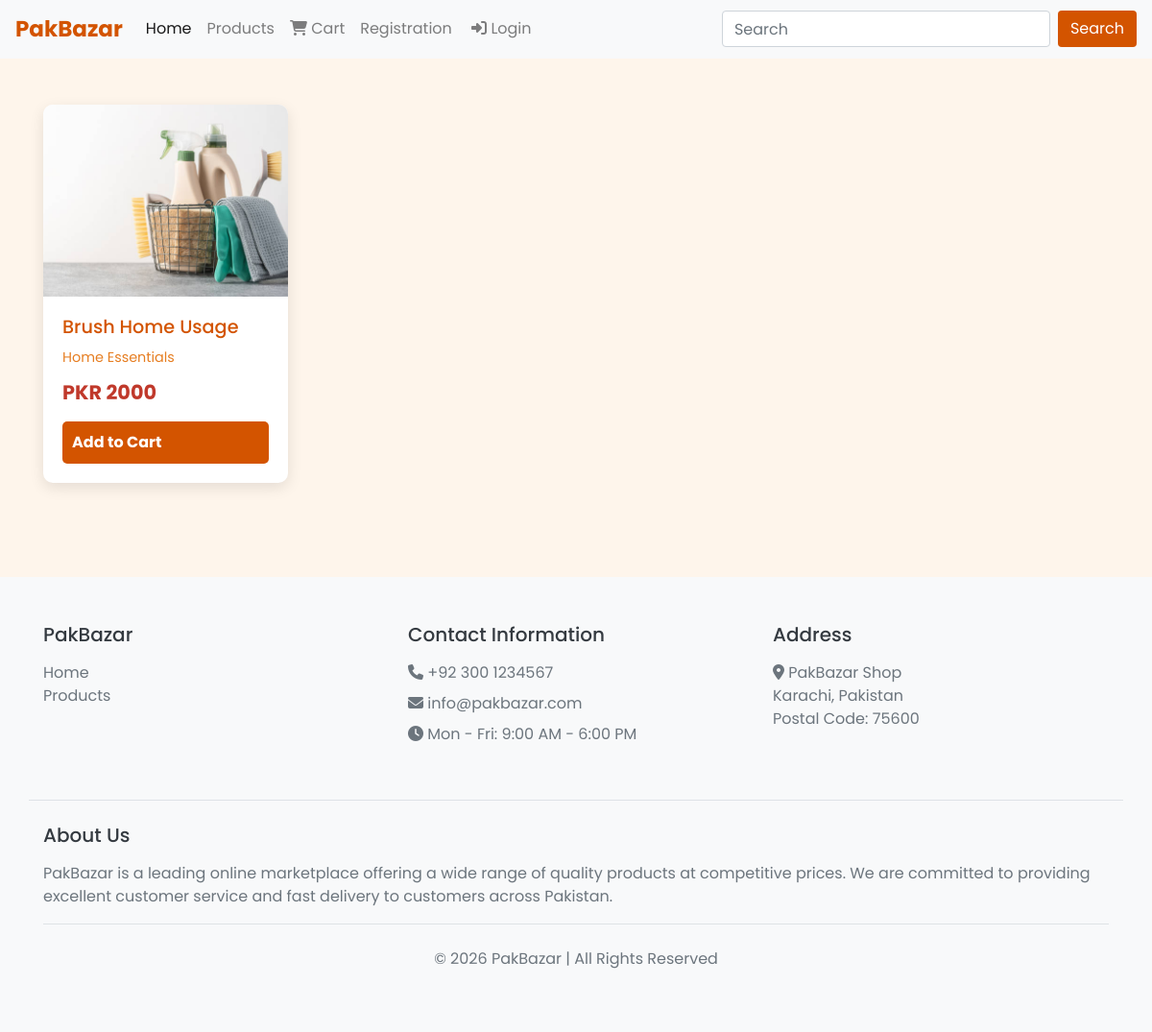
Screenshot of /catergory.php?catergory=1 with the database file from the repository.
### tables this page shows
CREATE TABLE `product` (
  `pid` int(11) NOT NULL,
  `user_id` int(11) NOT NULL,
  `name` varchar(100) NOT NULL,
  `category` varchar(100) NOT NULL,
  `description` varchar(255) NOT NULL,
  `pic01` blob NOT NULL,
  `price` varchar(100) NOT NULL
);

CREATE TABLE `category` (
  `id` int(11) NOT NULL,
  `cname` varchar(255) NOT NULL
);

### catergory.php (the view)
<?php include 'navbar.php';  ?>
<div class="container">
	<div class="row">
		<div class="col-md-12">
            <br>
            <br>
  <div class="product-grid">
        <?php
if(isset($_GET['catergory'])){
 $name=$_GET['catergory'];
$fslt ="SELECT * from product where category='$name' ";
        $fcnm = mysqli_query($conn,$fslt);
        while ($fetch = mysqli_fetch_array($fcnm)) {
          $pid = $fetch['pid'];
          $pname = $fetch['name'];
          $ccategory = $fetch['category'];
          $pic01 = $fetch['pic01'];
          $price = $fetch['price'];
          $slt1 = "SELECT * from category where id='$ccategory'";
          $cnm1 = mysqli_query($conn,$slt1);
          $cfetch = mysqli_fetch_array($cnm1);
          $pcategory = $cfetch['cname'];
        ?>
        <div class="product-card">
          <a href='detail.php?id8=<?php echo $pid; ?>'>
            <img src="admin/upload/<?php echo $pic01;?>" class="product-img" alt="<?php echo $pname; ?>">
            <div class="product-info">
              <h3 class="product-title"><?php echo $pname; ?></h3>
              <span class="product-category"><?php echo $pcategory; ?></span>
              <div class="product-price">PKR <?php echo $price; ?></div>
              <a href='cart2.php?id7=<?php echo $pid; ?>' class="add-to-cart">Add to Cart</a>
            </div>
          </a>
        </div>
        <?php }} ?>
      </div>
  </div>
    </div>
      </div>
<?php include 'footer.php';   ?>

### style.css (style rules this page uses)
:root { --primary-color: #d35400; --secondary-color: #e67e22; --light-color: #fef5eb; --dark-color: #3d2b1f; --accent-color: #c0392b; }
body { font-family: 'Poppins', sans-serif; background-color: var(--light-color); color: var(--dark-color); }
.product-grid { display: grid; grid-template-columns: repeat(auto-fill, minmax(250px, 1fr)); gap: 30px; margin-bottom: 50px; }
.product-card { background: white; border-radius: 10px; overflow: hidden; box-shadow: 0 5px 15px rgba(0, 0, 0, 0.1); transition: transform 0.3s ease; }
.product-img { height: 200px; width: 100%; object-fit: cover; }
.product-info { padding: 20px; }
.product-title { font-size: 1.2rem; margin-bottom: 10px; color: var(--primary-color); }
.product-category { color: var(--secondary-color); font-size: 0.9rem; margin-bottom: 10px; display: block; }
.product-price { font-weight: bold; font-size: 1.3rem; color: var(--accent-color); margin-bottom: 15px; }
.add-to-cart { display: block; width: 100%; background-color: var(--primary-color); color: white; border: none; padding: 10px; border-radius: 5px; font-weight: bold; cursor: pointer; transition: background-color 0.3s ease; }

### rows the page displays
product: pic01 (picture), name "Brush Home Usage", category.cname "Home Essentials", price "2000"
